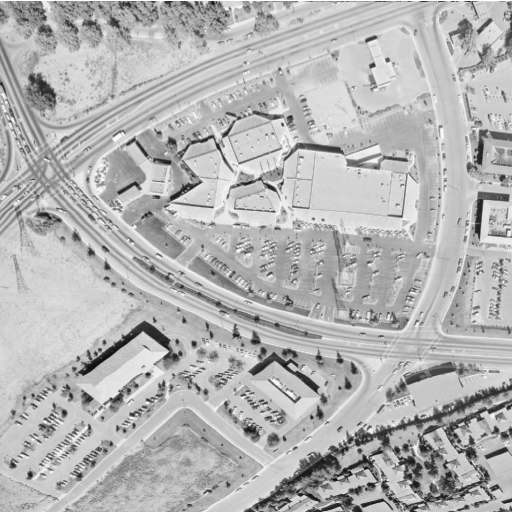
#> input picture Imagenes Originales Gris/Aerial_gray.png, 512 x 512 px, found by its file name; its folder holds 4 pictures in this run
$ jupyter execute --allow-errors 'Caracterización_PCA.ipynb'   (older library calls are emulated)
#> lines starting #> are read from the running program, lines starting #| are printed output that depends on the picture
[cell 1]
from os import listdir
from os.path import isfile, join
import numpy
import cv2
from matplotlib import pyplot as plt
import pandas as pd
import statistics
import matplotlib.pyplot as plt
from scipy.stats import kurtosis,skew,entropy
from skimage.feature import graycomatrix, graycoprops
import os
import seaborn as sns #Biblioteca para plotear datos con plantillas específicas.
from sklearn.cluster import KMeans

import numpy as np
import matplotlib.pyplot as plt
from sklearn.datasets import make_swiss_roll
from mpl_toolkits.mplot3d import Axes3D

plt.style.use('ggplot')

[cell 2]
#Funcion que recibe la ruta de un directorio con imágenes y el número de etiqueta de las imágenes (Lesion:1 y No lesion:0)
def ImagesToDataFrame(pathFiles):
    dh1 = pd.DataFrame(columns=['Mean', 'Variance', 'StD', 'Kurtosis', 'Max', 'Min', 'Skewness', 'Entropy', 'Constrast', 'Correlation', 'Energy', 'Homogeneity','Name'], dtype='float64')

    onlyfiles = [ f for f in listdir(pathFiles) if isfile(join(pathFiles,f)) ]
    images = numpy.empty(len(onlyfiles), dtype=object)
    for n in range(0, len(onlyfiles)):
    #     print(join(pathFiles,onlyfiles[n]))
        images[n] = cv2.imread(join(pathFiles,onlyfiles[n]) )
        names = onlyfiles[n]
        name = names[0:5]
        ######################################
        ######################################
        # Se Binariza la imagen
        ######################################
        ######################################
        grayImage = cv2.cvtColor(images[n], cv2.COLOR_BGR2GRAY)
        Rasgos = grayImage.ravel()
        Rasgos_no_ceros = []
        for index in Rasgos:
            Rasgos_no_ceros.append(index)
        #print(Rasgos_no_ceros)
        Mean = grayImage.mean()
        Variance = grayImage.var()
        StD = grayImage.std()
        Skewness = skew(Rasgos_no_ceros)
        Kurtosis = kurtosis(Rasgos_no_ceros)
        Max = grayImage.max()
        Min = grayImage.min()
        #Skewness = sesgo(grayImage)
        Entropy = entropy(Rasgos_no_ceros)
        ######################################
        ######################################
        # Se determina la estadistica de segundo orden y se añaden a su lista correspondiente
        ######################################
        ######################################
        #grayImageCrop = cv2.cvtColor(grayImage, cv2.COLOR_BGR2GRAY)
        glcm = graycomatrix(grayImage, [1], [0], 256, symmetric=True, normed=True)
        contrast = graycoprops(glcm, 'contrast')[0, 0]
        correlation = graycoprops(glcm, 'correlation')[0, 0]
        energy = graycoprops(glcm, 'energy')[0, 0]
        homogeneity = graycoprops(glcm, 'homogeneity')[0, 0]
        auxi = [Mean, Variance, StD, Kurtosis, int(Max), int(Min), Skewness, Entropy, contrast, correlation, energy, homogeneity, name]
        dh2 = pd.DataFrame([auxi], columns=['Mean', 'Variance', 'StD', 'Kurtosis', 'Max', 'Min', 'Skewness', 'Entropy', 'Constrast', 'Correlation', 'Energy', 'Homogeneity','Name'])
        dh1= pd.concat([dh1, dh2], ignore_index=True)
        # [5 lines of commented-out code are left out]
    return(dh1)
#PSA Y SHIFT

[cell 3]
pathFiles= '../Alejandro_Proyectos/Imagenes Originales Gris'

df = ImagesToDataFrame(pathFiles)
#> df = table of 4 rows and 13 columns
print(df)
#> (printed output is left out)

[cell 4]
df_NoName =df[['Mean', 'Variance', 'StD', 'Kurtosis', 'Max', 'Min', 'Skewness', 'Entropy', 'Constrast', 'Correlation', 'Energy', 'Homogeneity']]
#> df_NoName = table of 4 rows and 12 columns
X_cols= df_NoName.columns.values
X_cols

[cell 5]
X = df_NoName.values[0:12]
X.shape
X

[cell 6]
from sklearn.preprocessing import StandardScaler
sc = StandardScaler()
sc.fit(X)
X_scaled = sc.transform(X)

[cell 7]
cov_m = np.cov(X_scaled.T)
cov_m.shape
#> Out = (12, 12)

[cell 8]
eigenvalues, eigenvectors= np.linalg.eig(cov_m)

[cell 9]
eigenvalues
real_evalues=eigenvalues.real
#> real_evalues = [10.46, 3.29, 2.25, 4.46e-16, -7.32e-16, 8.02e-17, -5.84e-17, -5.84e-17, -2.68e-16, -2.68e-16, -1.12e-16, -1.12e-16]

[cell 10]
real_evalues.shape
#> Out = (12,)

[cell 11]
eigenvectors.shape
#> Out = (12, 12)

[cell 12]
eigenvectors = eigenvectors.T

[cell 13]
eigenvectors[0, :]
real_evectors=eigenvectors.real

[cell 14]
eigenvalues = np.cumsum(real_evalues)
#> eigenvalues = [10.46, 13.75, 16, 16, 16, 16, 16, 16, 16, 16, 16, 16]
eigenvalues /= eigenvalues.max()
#> eigenvalues = [0.654, 0.86, 1, 1, 1, 1, 1, 1, 1, 1, 1, 1]
eigenvalues
eigenvalues.real
#> Out = [0.654, 0.86, 1, 1, 1, 1, 1, 1, 1, 1, 1, 1]

[cell 15]
p = real_evectors[0:10, :]
p.shape
#> Out = (10, 12)

[cell 16]
data_new = np.dot(p, X_scaled.T)
#> data_new = [[0.369, 4.44, -2.35, -2.45], [-1.23, 0.528, -1.63, 2.33], [-2, 0.797, 1.43, -0.233], [-6.88e-15, -5.94e-15, -7.61e-15, -8.11e-15], [-1.18e-14, -1.24e-14, -1.2e-14, -1.18e-14], [2.84e-15, 5.44e-15, 2.15e-15, 1.24e-15], [-3.79e-15, -3.53e-15, -3.88e-15, -3.14e-15], [-3.79e-15, -3.53e-15, -3.88e-15, -3.14e-15], [-1.53e-14, -1.38e-14, -1.49e-14, -1.43e-14], [-1.53e-14, -1.38e-14, -1.49e-14, -1.43e-14]]
data_new.shape
#> Out = (10, 4)

[cell 17]
data_new = data_new.T
data_new.shape
#> Out = (4, 10)

[cell 18]
df_new = pd.DataFrame(data_new, columns = ['PC1', 'PC2', 'PC3', 'PC4', 'PC5', 'PC6', 'PC7', 'PC8','PC9', 'PC10'])
#> df_new = table of 4 rows and 10 columns
df_new.head()
#> Out = table of 4 rows and 10 columns

[cell 19]
colum_label =['Plana', 'Intermedia', 'Textura','Plana', 'Intermedia', 'Plana', 'Intermedia', 'Plana', 'Intermedia']
df_label = pd.DataFrame(list(zip(colum_label)),columns=['labels'])

df_new_norm = pd.concat([df,df_label], axis = 1)
#> df_new_norm = table of 9 rows and 14 columns

[cell 20]
df_new_norm.head()
#> Out = table of 5 rows and 14 columns

## Ploteo en 2-D

[cell 21]
import seaborn as sns
import matplotlib.pyplot as plt

[cell 22]
label_1= pd.DataFrame(data=df_new_norm.labels)
#> label_1 = table of 9 rows and 1 columns
df_new1 = pd.concat([df_new,label_1], axis=1, join="inner")
#> df_new1 = table of 4 rows and 11 columns

sns.scatterplot(x='PC1', y='PC2', hue='labels', data=df_new1)
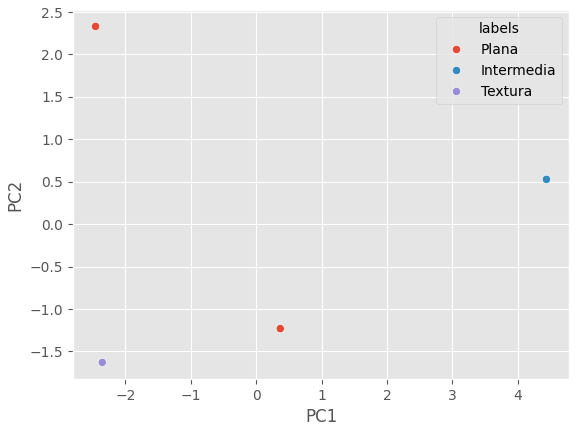
#> figure drawn by matplotlib, 1 panel

[cell 23]
# Extracción de características con RFE (Recursive Feature Elimination)
from pandas import read_csv
from sklearn.feature_selection import RFE
from sklearn.linear_model import LogisticRegression
# load data
#> (the rest of this cell did not finish here and is left out)

#prueba 1

[cell 24]
import numpy as np
import pandas as pd
import seaborn as sns
import matplotlib.pyplot as plt


plt.style.use('ggplot')

[cell 25]
dataFrameLesion = ImagesToDataFrame(pathFiles)
#> dataFrameLesion = table of 4 rows and 13 columns
